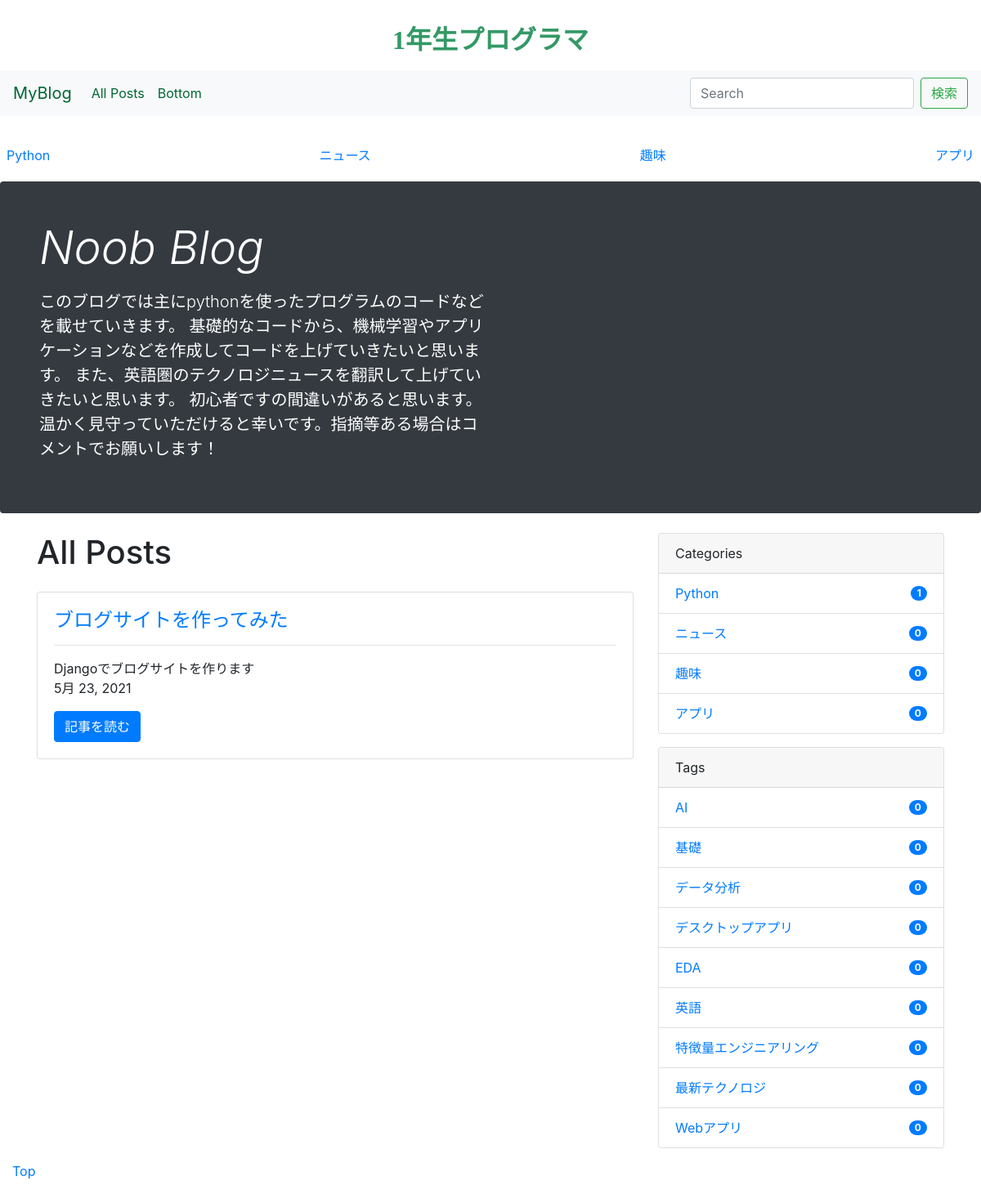
The page / on the database its author committed.
### blog/models.py (models this page shows, shortened)
class Category(models.Model):
    name = models.CharField(max_length=255)
    slug = models.SlugField(unique=True)
    timestamp = models.DateTimeField(auto_now_add=True)

class Post(models.Model):
    category = models.ForeignKey(Category, on_delete=models.PROTECT) # one post has one category
    tags = models.ManyToManyField(Tag, blank=True) # one post has multiple tags
    title = models.CharField(max_length=255) # title
    content = models.TextField() # content
    image = models.ImageField(upload_to='post_images/', null=True, blank=True, verbose_name='添付画像')
    description = models.TextField(blank=True) # description
    created_at = models.DateTimeField(auto_now_add=True) # date of creation
    updated_at = models.DateTimeField(auto_now_add=True) # date of update
    published_at = models.DateTimeField(blank=True, null=True) # date of publication
    is_public = models.BooleanField(default=False) # not to publish a draft
    class Meta:
        ordering = ['-created_at'] # make a list that has the newest post at the top
        verbose_name = 'ブログ'
        verbose_name_plural = 'ブログ'

class Tag(models.Model):
    name = models.CharField(max_length=255)
    slug = models.SlugField(unique=True)
    tiumestamp = models.DateTimeField(auto_now_add=True)

### blog/views.py (the view)
# urls.py: path('', IndexView.as_view(), name='index'),
class IndexView(ListView):
    model = Post
    template_name = 'blog/index.html'
    paginate_by = 2

### mysite/context_processors.py (called while the page is built)
def common(request):
    context = {
        'categories': Category.objects.annotate(
            num_posts=Count('post', filter=Q(post__is_public=True))
        ),
        'tags': Tag.objects.annotate(
            num_posts=Count('post', filter=Q(post__is_public=True)))
    }
    return context

### templates/blog/index.html (shortened to what this page needs)
{% extends "base.html" %}
{% block content %}
<div class="nav-scroller py-1 mb-2">
  <nav class="nav d-flex justify-content-between">
    {% for category in categories|dictsort:"id" %}
      <a class="p-2 link-secondary" href="{% url 'blog:category_post' category.slug %}">{{ category.name }}</a>
    {% endfor %}
  </nav>
</div>
<div class="p-4 p-md-5 mb-4 text-white rounded bg-dark">
  <div class="col-md-6 px-0">
    <h1 class="display-4 font-italic">Noob Blog</h1>
    <p class="lead my-3">
      このブログでは主にpythonを使ったプログラムのコードなどを載せていきます。
      基礎的なコードから、機械学習やアプリケーションなどを作成してコードを上げていきたいと思います。
      また、英語圏のテクノロジニュースを翻訳して上げていきたいと思います。
      初心者ですの間違いがあると思います。温かく見守っていただけると幸いです。指摘等ある場合はコメントでお願いします！
    </p>
  </div>
</div>
<div class="container">
  <div class="row">
    <main class="col-md-8">
      <h1 class="mb-4">All Posts</h1>
      {% include "blog/snippets/main_post_list.html" %}
    </main>
    <aside class="col-md-4">
      {% include "blog/snippets/sidebar.html" %}
    </aside>
  </div>
</div>
{% endblock %}

### templates/base.html (shortened to what this page needs)
{% load static %}
<!DOCTYPE html>
<html lang="ja">
  <head>
    <link rel="stylesheet" href="https://stackpath.bootstrapcdn.com/bootstrap/4.1.3/css/bootstrap.min.css">
    <link rel="stylesheet" href="//cdnjs.cloudflare.com/ajax/libs/highlight.js/10.1.1/styles/dracula.min.css">
  </head>
  <body>
    <h2 style="color:#339966;text-align:center;padding-top:30px;padding-bottom:10px;font-family: serif, sans-serif;font-weight: bold">1年生プログラマ</h2>
    {% include "blog/navbar.html" %}
    {% block content %}
    {% endblock %}
  </body>
  <footer class="blog-footer">
    <p>
      <a style="padding-left:15px;" href="#">Top</a>
    </p>
  </footer>
</html>

### templates/blog/navbar.html (shortened to what this page needs)
<nav class="navbar navbar-expand-lg navbar-light bg-light mb-4" style="color:#006633;">
    <a style="color:#006633;" class="navbar-brand" href="/">MyBlog</a>
    <div class="collapse navbar-collapse" id="navbarSupportedContent">
      <ul class="navbar-nav mr-auto">
        <li class="nav-item active">
          <a style="color:#006633;" class="nav-link" href="{% url 'blog:index' %}">All Posts <span class="sr-only">(current)</span></a>
        </li>
        <li class="nav-item active">
          <a style="color:#006633;" class="nav-link" href="#jump">Bottom<span class="sr-only">(current)</span></a>
        </li>
      </ul>
        {% include "blog/snippets/search_form.html" %}
    </div>
  </nav>

### templates/blog/snippets/search_form.html
<form class="form-inline my-2 my-lg-0" action="{% url 'blog:search_post' %}" method="GET">
    <input class="form-control mr-sm-2" type="search" name="q" value="{{ request.GET.q }}" placeholder="Search" aria-label="Search">
    <button class="btn btn-outline-success my-2 my-sm-0" type="submit">検索</button>
  </form>

### templates/blog/snippets/main_post_list.html (shortened to what this page needs)
{% for post in object_list %}
{% if user.is_authenticated or post.is_public %}
<div class="card mb-3">
  <div class="card-body">
    <a href="{% url 'blog:post_detail' post.id %}">
      <h4 class="card-title">{{ post.title }}</h4>
    </a>
    <hr class="card-text">{{ post.description | safe }}</hr>
    <p class="card-text">{{ post.published_at|date }}</p>
    <a href="{% url 'blog:post_detail' post.id %}" class="btn btn-primary">記事を読む</a>
  </div>
</div>
{% endif %}
{% empty %}
<p>まだ投稿はありません。</p>
{% endfor %}

### templates/blog/snippets/sidebar.html
    <div class="card mb-3">
        <div class="card-header">
          Categories
        </div>
        <ul class="list-group list-group-flush">
          {% for category in categories|dictsort:"id" %}
          <li class="list-group-item d-flex justify-content-between align-items-center">
            <a href="{% url 'blog:category_post' category.slug %}" class="card-link">{{ category.name }}</a>
            <span class="badge badge-primary badge-pill">{{ category.num_posts }}</span>
          </li>
          {% endfor %}
        </ul>
      </div>
      <div class="card">
        <div class="card-header">
          Tags
        </div>
        <ul class="list-group list-group-flush">
          {% for tag in tags|dictsortreversed:"num_posts"|slice:":10" %}
          <li class="list-group-item d-flex justify-content-between align-items-center">
            <a href="{% url 'blog:tag_post' tag.slug %}" class="card-link">{{ tag.name }}</a>
            <span class="badge badge-primary badge-pill">{{ tag.num_posts }}</span>
          </li>
          {% endfor %}

### rows shown on the page
Category: name "Python", num_posts "1"
Category: name "ニュース", num_posts "0"
Category: name "趣味", num_posts "0"
Category: name "アプリ", num_posts "0"
Post: title "ブログサイトを作ってみた", description "Djangoでブログサイトを作ります", published_at "5月 23, 2021"
Tag: name "AI", num_posts "0"
Tag: name "基礎", num_posts "0"
Tag: name "データ分析", num_posts "0"
Tag: name "デスクトップアプリ", num_posts "0"
Tag: name "EDA", num_posts "0"
Tag: name "英語", num_posts "0"
Tag: name "特徴量エンジニアリング", num_posts "0"
Tag: name "最新テクノロジ", num_posts "0"
Tag: name "Webアプリ", num_posts "0"
